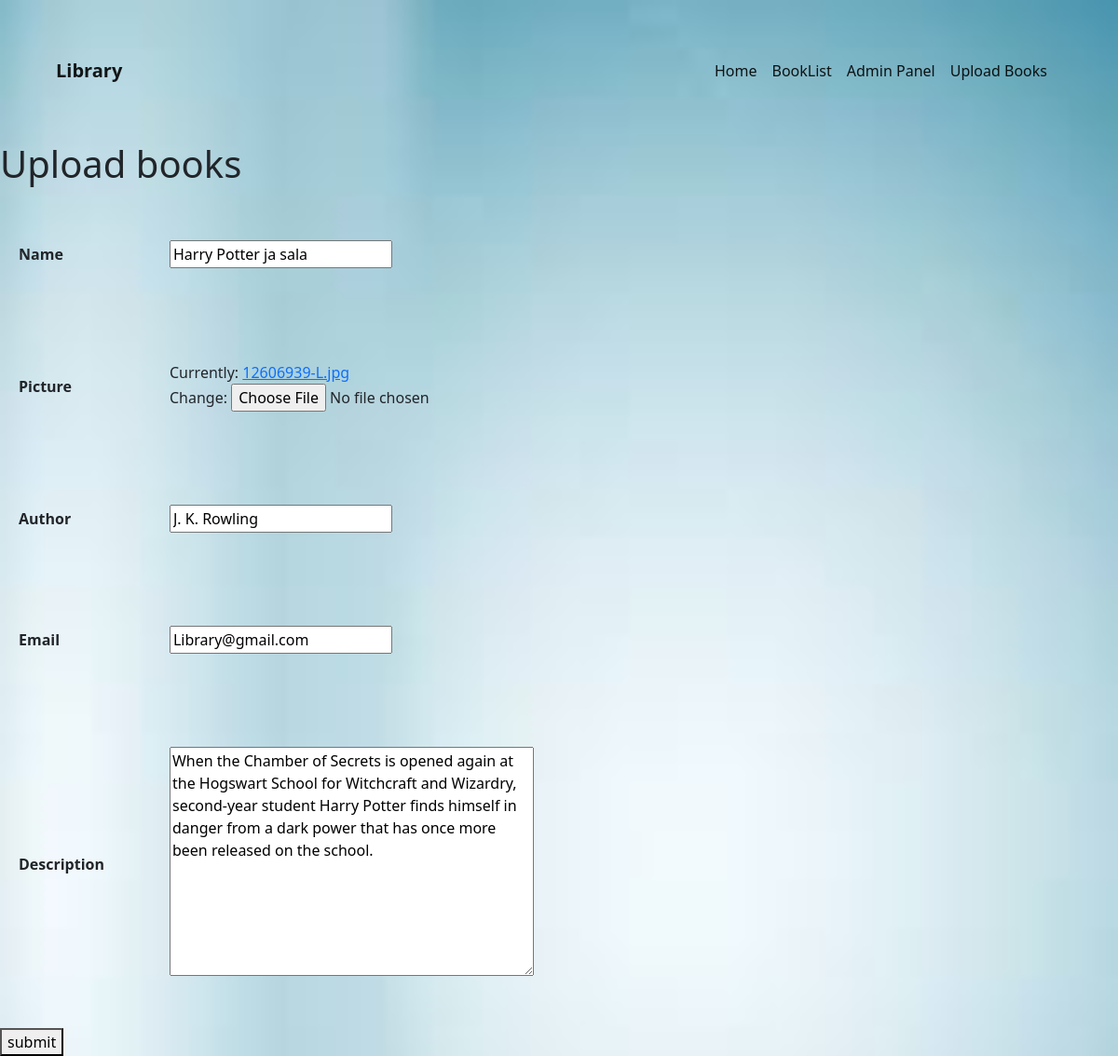
Screenshot of /update/7 with the database file from the repository.
### app/models.py (models this page shows, shortened)
class library(models.Model):
   name = models.CharField(max_length=20)
   picture = models.ImageField()
   author = models.CharField(max_length=20)
   email = models.EmailField(blank=True)
   description = models.TextField()

### app/views.py (the view)
# urls.py: path('update/<int:book_id>',views.update_book,name="update"),
def update_book(request,book_id):
    book_id = int(book_id)
    try:
        book_shelf = library.objects.get(id=book_id)
    except library.DoesNotExist:
        return redirect('booklist')
    book_form = bookform(request.POST or None,instance=book_shelf)
    if book_form.is_valid():
        book_form.save()
        return redirect('booklist')
    return render(request,'upload.html',{'upload_form':book_form})

### app/forms.py
class bookform(forms.ModelForm):
    class Meta:
        model = library
        fields = '__all__'

### app/templates/upload.html (shortened to what this page needs)
{% extends "html.html"%}
{% block container %}
<h1>Upload books</h1>
<form action="" method="POST" enctype="multipart/form-data">
    <table>
        {% for field in upload_form %}
        <tr>
            <th style="padding:20px;">{{ field.label }}</th>
            <td style="padding:50px;">{{ field }}</td>
        </tr>
        {% endfor %}
    </table>
<button type="submit">submit</button>
</form>
{% endblock%}

### rows the page displays
library: upload_form "Harry Potter ja sala" "J. K. Rowling" "Library@gmail.com" "When the Chamber of Secrets is opened again at the Hogswart School for Witchcraft and Wizardry, second-year student Harry Potter finds himself in danger from a dark power that has once more been released on the school."

### other values shown
{{ field.label }} "Name" "Picture" "Author" "Email" "Description"
